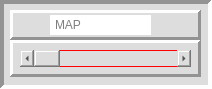
      <widget class="QFrame" name="frame_289">
       <property name="minimumSize">
        <size>
         <width>212</width>
         <height>89</height>
        </size>
       </property>
       <property name="styleSheet">
        <string notr="true">background-color: rgb(221, 221, 221);</string>
       </property>
       <property name="frameShape">
        <enum>QFrame::Panel</enum>
       </property>
       <property name="frameShadow">
        <enum>QFrame::Sunken</enum>
       </property>
       <property name="lineWidth">
        <number>4</number>
       </property>
       <property name="midLineWidth">
        <number>0</number>
       </property>
       <widget class="QFrame" name="frame_290">
        <property name="geometry">
         <rect>
          <x>10</x>
          <y>40</y>
          <width>191</width>
          <height>37</height>
         </rect>
        </property>
        <property name="styleSheet">
         <string notr="true"/>
        </property>
        <property name="frameShape">
         <enum>QFrame::Panel</enum>
        </property>
        <property name="frameShadow">
         <enum>QFrame::Raised</enum>
        </property>
        <property name="lineWidth">
         <number>3</number>
        </property>
        <widget class="QScrollBar" name="horizontalScrollBar_100">
         <property name="geometry">
          <rect>
           <x>10</x>
           <y>10</y>
           <width>171</width>
           <height>17</height>
          </rect>
         </property>
         <property name="minimumSize">
          <size>
           <width>171</width>
           <height>17</height>
          </size>
         </property>
         <property name="maximumSize">
          <size>
           <width>171</width>
           <height>17</height>
          </size>
         </property>
         <property name="styleSheet">
          <string notr="true"> border: 1px solid red</string>
         </property>
         <property name="orientation">
          <enum>Qt::Horizontal</enum>
         </property>
        </widget>
       </widget>
       <widget class="QFrame" name="frame_291">
        <property name="geometry">
         <rect>
          <x>10</x>
          <y>10</y>
          <width>191</width>
          <height>30</height>
         </rect>
        </property>
        <property name="frameShape">
         <enum>QFrame::Panel</enum>
        </property>
        <property name="frameShadow">
         <enum>QFrame::Raised</enum>
        </property>
        <property name="lineWidth">
         <number>3</number>
        </property>
        <property name="midLineWidth">
         <number>0</number>
        </property>
        <widget class="QLineEdit" name="lineEdit_100">
         <property name="geometry">
          <rect>
           <x>40</x>
           <y>5</y>
           <width>101</width>
           <height>20</height>
          </rect>
         </property>
         <property name="minimumSize">
          <size>
           <width>101</width>
           <height>20</height>
          </size>
         </property>
         <property name="maximumSize">
          <size>
           <width>101</width>
           <height>20</height>
          </size>
         </property>
         <property name="styleSheet">
          <string notr="true">QLineEdit {
 border: 3px solid wHITE;
	background-color: rgb(255, 255, 255);
}
</string>
         </property>
         <property name="placeholderText">
          <string>MAP</string>
         </property>
        </widget>
       </widget>
      </widget>
